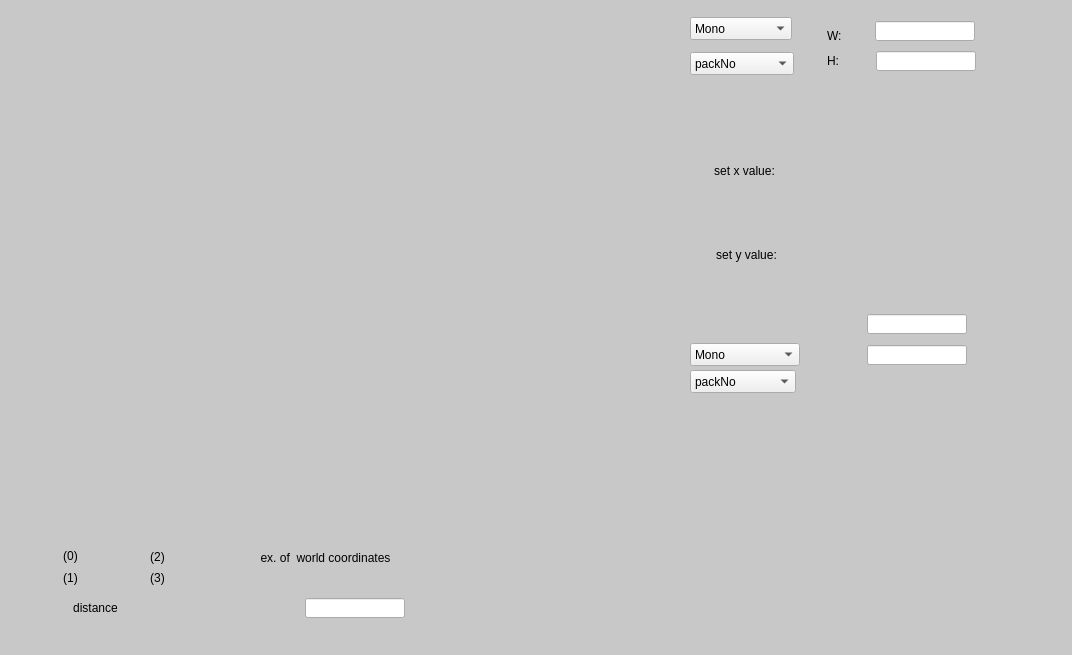
<?xml version="1.0" encoding="UTF-8"?>
<ui version="4.0">
 <class>MainWindow</class>
 <widget class="QMainWindow" name="MainWindow">
  <property name="geometry">
   <rect>
    <x>0</x>
    <y>0</y>
    <width>1072</width>
    <height>655</height>
   </rect>
  </property>
  <property name="styleSheet">
   <string>

QWidget#centralWidget {background: rgb(200, 200, 200);}

caTable {
        
       background: cornsilk;
       alternate-background-color: wheat;
}

caLineEdit {
     border-radius: 1px;
     background: lightyellow;
     color: black;
 }

caTextEntry {
    color: rgb(127, 0, 63);
    background-color: cornsilk;
    selection-color: #0a214c;
    selection-background-color: wheat;
    border: 1px groove black;
    border-radius: 1px;
    padding: 1px;
}

caTextEntry:focus {
    padding: 0px;
    border: 2px groove darkred;
    border-radius: 1px;
}

 
QPushButton {
      border-color: #00b;
      border-radius: 2px;
      padding: 3px;
      border-width: 1px;

	background: qlineargradient(spread:pad, x1:0, y1:0, x2:0, y2:1,
						   stop:0   rgba(224, 239, 255, 255),
						   stop:0.5 rgba(199, 215, 230, 255),
						   stop:1   rgba(184, 214, 236, 255));
}
QPushButton:hover {
	background: qlineargradient(spread:pad, x1:0, y1:0, x2:0, y2:1,
						stop:0   rgba(201, 226, 255, 255),
						stop:0.5 rgba(177, 204, 230, 255),
						stop:1   rgba(163, 205, 236, 255));
}
QPushButton:pressed {
	background: qlineargradient(spread:pad, x1:0, y1:0, x2:0, y2:1,
						stop:0   rgba(174, 219, 255, 255),
						stop:0.5 rgba(165, 199, 230, 255),
						stop:1   rgba(134, 188, 236, 255));
}

QPushButton:disabled {
	background: qlineargradient(spread:pad, x1:0, y1:0, x2:0, y2:1,
						stop:0   rgba(174, 219, 255, 255),
						stop:0.5 rgba(165, 199, 230, 255),
						stop:1   rgba(134, 188, 236, 255));
}

caChoice {
      background: qlineargradient(x1: 0, y1: 0, x2: 0, y2: 1,
                                  stop: 0 #E1E1E1, stop: 0.4 #DDDDDD,
                                  stop: 0.5 #D8D8D8, stop: 1.0 #D3D3D3);
}

  

caSlider::groove:horizontal {
border: 1px solid #bbb;
background: lightgrey;
height: 20px;
border-radius: 4px;
}

caSlider::handle:horizontal {
background: red;
border: 1px solid #777;
width: 13px;
margin-top: -2px;
margin-bottom: -2px;
border-radius: 2px;
}



</string>
  </property>
  <widget class="QWidget" name="centralWidget">
   <widget class="caFrame" name="caFrame_35">
    <property name="geometry">
     <rect>
      <x>1428</x>
      <y>785</y>
      <width>122</width>
      <height>62</height>
     </rect>
    </property>
   </widget>
   <widget class="caFrame" name="caframe">
    <property name="geometry">
     <rect>
      <x>8</x>
      <y>13</y>
      <width>676</width>
      <height>619</height>
     </rect>
    </property>
    <property name="backgroundMode">
     <enum>caFrame::Filled</enum>
    </property>
    <widget class="caCamera" name="cacamera">
     <property name="geometry">
      <rect>
       <x>24</x>
       <y>14</y>
       <width>652</width>
       <height>490</height>
      </rect>
     </property>
     <property name="channelData" stdset="0">
      <string notr="true">ACM:PICTURE</string>
     </property>
     <property name="channelWidth" stdset="0">
      <string notr="true">ACM:PICTURE:WIDTH</string>
     </property>
     <property name="channelHeight" stdset="0">
      <string notr="true">ACM:PICTURE:HEIGHT</string>
     </property>
     <property name="simpleZoomedView" stdset="0">
      <bool>false</bool>
     </property>
     <property name="Zoom" stdset="0">
      <enum>caCamera::Yes</enum>
     </property>
     <property name="automaticLevels" stdset="0">
      <bool>true</bool>
     </property>
     <property name="minLevel">
      <string notr="true">800</string>
     </property>
     <property name="maxLevel">
      <string notr="true">4500</string>
     </property>
     <property name="colorMode" stdset="0">
      <enum>caCamera::RGB1_CA</enum>
     </property>
     <property name="packMode" stdset="0">
      <enum>caCamera::MSB12Bit</enum>
     </property>
     <property name="showComboBoxes">
      <bool>true</bool>
     </property>
     <property name="ColorMap" stdset="0">
      <enum>caCamera::as_is</enum>
     </property>
     <property name="ROI_readChannels" stdset="0">
      <string>FIGX;FIGY;FIGW;FIGH</string>
     </property>
     <property name="ROI_readmarkerType" stdset="0">
      <enum>caCamera::box_crosshairs</enum>
     </property>
     <property name="ROI_readType" stdset="0">
      <enum>caCamera::xy_only</enum>
     </property>
     <property name="ROI_writeChannels" stdset="0">
      <string notr="true">FIGX;FIGY;FIGW;FIGH;</string>
     </property>
     <property name="ROI_writemarkerType" stdset="0">
      <enum>caCamera::box_crosshairs</enum>
     </property>
     <property name="ROI_writeType" stdset="0">
      <enum>caCamera::xy_only</enum>
     </property>
    </widget>
    <widget class="caCalc" name="cacalc_10">
     <property name="geometry">
      <rect>
       <x>87</x>
       <y>555</y>
       <width>41</width>
       <height>16</height>
      </rect>
     </property>
     <property name="variable">
      <string notr="true">FIGY</string>
     </property>
    </widget>
    <widget class="caLineEdit" name="calineedit_24">
     <property name="geometry">
      <rect>
       <x>297</x>
       <y>585</y>
       <width>100</width>
       <height>20</height>
      </rect>
     </property>
     <property name="channel" stdset="0">
      <string notr="true">ACM:MOTOR</string>
     </property>
    </widget>
    <widget class="caLabel" name="calabel_28">
     <property name="geometry">
      <rect>
       <x>47</x>
       <y>533</y>
       <width>31</width>
       <height>20</height>
      </rect>
     </property>
     <property name="text">
      <string>(0)</string>
     </property>
     <property name="alignment">
      <set>Qt::AlignCenter</set>
     </property>
     <property name="background">
      <color alpha="0">
       <red>160</red>
       <green>160</green>
       <blue>164</blue>
      </color>
     </property>
    </widget>
    <widget class="caChoice" name="cachoice_14">
     <property name="geometry">
      <rect>
       <x>456</x>
       <y>539</y>
       <width>62</width>
       <height>68</height>
      </rect>
     </property>
     <property name="channel" stdset="0">
      <string notr="true">ACM:PICTURE:CAMERA</string>
     </property>
     <property name="background">
      <color>
       <red>176</red>
       <green>176</green>
       <blue>176</blue>
      </color>
     </property>
     <property name="alignment">
      <enum>caChoice::center</enum>
     </property>
     <property name="colorMode">
      <enum>caChoice::Static</enum>
     </property>
     <property name="stackingMode" stdset="0">
      <enum>caChoice::Row</enum>
     </property>
     <property name="endBit">
      <number>1</number>
     </property>
    </widget>
    <widget class="caCalc" name="cacalc_11">
     <property name="geometry">
      <rect>
       <x>167</x>
       <y>535</y>
       <width>41</width>
       <height>16</height>
      </rect>
     </property>
     <property name="variable">
      <string notr="true">FIGW</string>
     </property>
    </widget>
    <widget class="caLabel" name="calabel_33">
     <property name="geometry">
      <rect>
       <x>57</x>
       <y>585</y>
       <width>61</width>
       <height>20</height>
      </rect>
     </property>
     <property name="text">
      <string>distance</string>
     </property>
     <property name="alignment">
      <set>Qt::AlignCenter</set>
     </property>
     <property name="background">
      <color alpha="0">
       <red>160</red>
       <green>160</green>
       <blue>164</blue>
      </color>
     </property>
    </widget>
    <widget class="caCalc" name="cacalc_9">
     <property name="geometry">
      <rect>
       <x>87</x>
       <y>535</y>
       <width>41</width>
       <height>16</height>
      </rect>
     </property>
     <property name="variable">
      <string notr="true">FIGX</string>
     </property>
    </widget>
    <widget class="caLabel" name="calabel_31">
     <property name="geometry">
      <rect>
       <x>134</x>
       <y>555</y>
       <width>31</width>
       <height>20</height>
      </rect>
     </property>
     <property name="text">
      <string>(3)</string>
     </property>
     <property name="alignment">
      <set>Qt::AlignCenter</set>
     </property>
     <property name="background">
      <color alpha="0">
       <red>160</red>
       <green>160</green>
       <blue>164</blue>
      </color>
     </property>
    </widget>
    <widget class="caCalc" name="cacalc_16">
     <property name="geometry">
      <rect>
       <x>127</x>
       <y>586</y>
       <width>91</width>
       <height>16</height>
      </rect>
     </property>
     <property name="variable">
      <string notr="true">myPython3</string>
     </property>
     <property name="calc">
      <string notr="true">%P/
#!/usr/bin/python
def PythonCalc(a, b, c, d):
	import decimal, math, sys
	e = pow(int(c-a),2)
	f =  pow(int(d-b),2)
	try:
		return  pow(e+f, 0.5)
	except:
		return float('NaN')
/
</string>
     </property>
     <property name="channel" stdset="0">
      <string notr="true">FIGX</string>
     </property>
     <property name="channelB">
      <string notr="true">FIGY</string>
     </property>
     <property name="channelC">
      <string notr="true">FIGW</string>
     </property>
     <property name="channelD">
      <string notr="true">FIGH</string>
     </property>
    </widget>
    <widget class="caCalc" name="cacalc_13">
     <property name="geometry">
      <rect>
       <x>237</x>
       <y>555</y>
       <width>41</width>
       <height>16</height>
      </rect>
     </property>
     <property name="variable">
      <string notr="true">FIGXW</string>
     </property>
     <property name="calc">
      <string notr="true">2*A</string>
     </property>
     <property name="channel" stdset="0">
      <string notr="true">FIGX</string>
     </property>
    </widget>
    <widget class="caCalc" name="cacalc_14">
     <property name="geometry">
      <rect>
       <x>237</x>
       <y>575</y>
       <width>41</width>
       <height>16</height>
      </rect>
     </property>
     <property name="variable">
      <string notr="true">FIGYW</string>
     </property>
     <property name="calc">
      <string notr="true">2*A</string>
     </property>
     <property name="channel" stdset="0">
      <string notr="true">FIGY</string>
     </property>
    </widget>
    <widget class="caLabel" name="calabel_32">
     <property name="geometry">
      <rect>
       <x>237</x>
       <y>535</y>
       <width>161</width>
       <height>20</height>
      </rect>
     </property>
     <property name="text">
      <string>ex. of  world coordinates</string>
     </property>
     <property name="alignment">
      <set>Qt::AlignCenter</set>
     </property>
     <property name="background">
      <color alpha="0">
       <red>160</red>
       <green>160</green>
       <blue>164</blue>
      </color>
     </property>
    </widget>
    <widget class="caLabel" name="calabel_29">
     <property name="geometry">
      <rect>
       <x>47</x>
       <y>555</y>
       <width>31</width>
       <height>20</height>
      </rect>
     </property>
     <property name="text">
      <string>(1)</string>
     </property>
     <property name="alignment">
      <set>Qt::AlignCenter</set>
     </property>
     <property name="background">
      <color alpha="0">
       <red>160</red>
       <green>160</green>
       <blue>164</blue>
      </color>
     </property>
    </widget>
    <widget class="caCalc" name="cacalc_12">
     <property name="geometry">
      <rect>
       <x>167</x>
       <y>555</y>
       <width>41</width>
       <height>16</height>
      </rect>
     </property>
     <property name="variable">
      <string notr="true">FIGH</string>
     </property>
    </widget>
    <widget class="caLabel" name="calabel_30">
     <property name="geometry">
      <rect>
       <x>134</x>
       <y>534</y>
       <width>31</width>
       <height>20</height>
      </rect>
     </property>
     <property name="text">
      <string>(2)</string>
     </property>
     <property name="alignment">
      <set>Qt::AlignCenter</set>
     </property>
     <property name="background">
      <color alpha="0">
       <red>160</red>
       <green>160</green>
       <blue>164</blue>
      </color>
     </property>
    </widget>
    <widget class="caCalc" name="cacalc_15">
     <property name="geometry">
      <rect>
       <x>297</x>
       <y>555</y>
       <width>71</width>
       <height>21</height>
      </rect>
     </property>
     <property name="variable">
      <string notr="true">ACM:MOTOR</string>
     </property>
     <property name="calc">
      <string notr="true">A</string>
     </property>
     <property name="channel" stdset="0">
      <string notr="true">myPython3</string>
     </property>
    </widget>
   </widget>
   <widget class="QComboBox" name="comboBox">
    <property name="geometry">
     <rect>
      <x>690</x>
      <y>17</y>
      <width>102</width>
      <height>23</height>
     </rect>
    </property>
    <item>
     <property name="text">
      <string>Mono</string>
     </property>
    </item>
    <item>
     <property name="text">
      <string>RGB1_CA</string>
     </property>
    </item>
    <item>
     <property name="text">
      <string>RGB2_CA</string>
     </property>
    </item>
    <item>
     <property name="text">
      <string>RGB3_CA</string>
     </property>
    </item>
    <item>
     <property name="text">
      <string>BayerRG_8</string>
     </property>
    </item>
    <item>
     <property name="text">
      <string>BayerGB_8</string>
     </property>
    </item>
    <item>
     <property name="text">
      <string>BayerGR_8</string>
     </property>
    </item>
    <item>
     <property name="text">
      <string>BayerBG_8</string>
     </property>
    </item>
    <item>
     <property name="text">
      <string>BayerRG_12</string>
     </property>
    </item>
    <item>
     <property name="text">
      <string>BayerGB_12</string>
     </property>
    </item>
    <item>
     <property name="text">
      <string>BayerGR_12</string>
     </property>
    </item>
    <item>
     <property name="text">
      <string>BayerBG_12</string>
     </property>
    </item>
    <item>
     <property name="text">
      <string>RGB_8</string>
     </property>
    </item>
    <item>
     <property name="text">
      <string>BGR_8</string>
     </property>
    </item>
    <item>
     <property name="text">
      <string>RGBA_8</string>
     </property>
    </item>
    <item>
     <property name="text">
      <string>BRGA_8</string>
     </property>
    </item>
    <item>
     <property name="text">
      <string>RGB12</string>
     </property>
    </item>
    <item>
     <property name="text">
      <string>YUV444</string>
     </property>
    </item>
    <item>
     <property name="text">
      <string>YUV422</string>
     </property>
    </item>
    <item>
     <property name="text">
      <string>YUV411</string>
     </property>
    </item>
    <item>
     <property name="text">
      <string>YUV421</string>
     </property>
    </item>
   </widget>
   <widget class="QComboBox" name="comboBox_2">
    <property name="geometry">
     <rect>
      <x>690</x>
      <y>52</y>
      <width>104</width>
      <height>23</height>
     </rect>
    </property>
    <item>
     <property name="text">
      <string>packNo</string>
     </property>
    </item>
    <item>
     <property name="text">
      <string>MSB12Bit</string>
     </property>
    </item>
    <item>
     <property name="text">
      <string>LSB12Bit</string>
     </property>
    </item>
    <item>
     <property name="text">
      <string>Reversed</string>
     </property>
    </item>
   </widget>
   <widget class="caLineEdit" name="calineedit">
    <property name="geometry">
     <rect>
      <x>875</x>
      <y>21</y>
      <width>100</width>
      <height>20</height>
     </rect>
    </property>
    <property name="channel" stdset="0">
     <string notr="true">ACM:PICTURE:WIDTH</string>
    </property>
   </widget>
   <widget class="caLineEdit" name="calineedit_2">
    <property name="geometry">
     <rect>
      <x>876</x>
      <y>51</y>
      <width>100</width>
      <height>20</height>
     </rect>
    </property>
    <property name="channel" stdset="0">
     <string notr="true">ACM:PICTURE:HEIGHT</string>
    </property>
   </widget>
   <widget class="caCamera" name="cacamera_2">
    <property name="geometry">
     <rect>
      <x>690</x>
      <y>400</y>
      <width>294</width>
      <height>229</height>
     </rect>
    </property>
    <property name="channelData" stdset="0">
     <string notr="true">ACM:PICTURE</string>
    </property>
    <property name="channelWidth" stdset="0">
     <string notr="true">ACM:PICTURE:WIDTH</string>
    </property>
    <property name="channelHeight" stdset="0">
     <string notr="true">ACM:PICTURE:HEIGHT</string>
    </property>
    <property name="simpleZoomedView" stdset="0">
     <bool>true</bool>
    </property>
    <property name="Zoom" stdset="0">
     <enum>caCamera::Yes</enum>
    </property>
    <property name="automaticLevels" stdset="0">
     <bool>true</bool>
    </property>
    <property name="minLevel">
     <string notr="true">800</string>
    </property>
    <property name="maxLevel">
     <string notr="true">4500</string>
    </property>
    <property name="colorMode" stdset="0">
     <enum>caCamera::YUV422</enum>
    </property>
    <property name="packMode" stdset="0">
     <enum>caCamera::MSB12Bit</enum>
    </property>
    <property name="ColorMap" stdset="0">
     <enum>caCamera::as_is</enum>
    </property>
    <property name="ROI_readChannels" stdset="0">
     <string>FIGX;FIGY;FIGW;FIGH</string>
    </property>
    <property name="ROI_readmarkerType" stdset="0">
     <enum>caCamera::box_crosshairs</enum>
    </property>
    <property name="ROI_readType" stdset="0">
     <enum>caCamera::xycenter_width_height</enum>
    </property>
    <property name="ROI_writeChannels" stdset="0">
     <string notr="true">FIGX;FIGY;FIGW;FIGH;</string>
    </property>
    <property name="ROI_writemarkerType" stdset="0">
     <enum>caCamera::box</enum>
    </property>
    <property name="ROI_writeType" stdset="0">
     <enum>caCamera::xycenter_width_height</enum>
    </property>
   </widget>
   <widget class="QComboBox" name="comboBox_3">
    <property name="geometry">
     <rect>
      <x>690</x>
      <y>343</y>
      <width>110</width>
      <height>23</height>
     </rect>
    </property>
    <item>
     <property name="text">
      <string>Mono</string>
     </property>
    </item>
    <item>
     <property name="text">
      <string>RGB1_CA</string>
     </property>
    </item>
    <item>
     <property name="text">
      <string>RGB2_CA</string>
     </property>
    </item>
    <item>
     <property name="text">
      <string>RGB3_CA</string>
     </property>
    </item>
    <item>
     <property name="text">
      <string>BayerRG_8</string>
     </property>
    </item>
    <item>
     <property name="text">
      <string>BayerGB_8</string>
     </property>
    </item>
    <item>
     <property name="text">
      <string>BayerGR_8</string>
     </property>
    </item>
    <item>
     <property name="text">
      <string>BayerBG_8</string>
     </property>
    </item>
    <item>
     <property name="text">
      <string>BayerRG_12</string>
     </property>
    </item>
    <item>
     <property name="text">
      <string>BayerGB_12</string>
     </property>
    </item>
    <item>
     <property name="text">
      <string>BayerGR_12</string>
     </property>
    </item>
    <item>
     <property name="text">
      <string>BayerBG_12</string>
     </property>
    </item>
    <item>
     <property name="text">
      <string>RGB_8</string>
     </property>
    </item>
    <item>
     <property name="text">
      <string>BGR_8</string>
     </property>
    </item>
    <item>
     <property name="text">
      <string>RGBA_8</string>
     </property>
    </item>
    <item>
     <property name="text">
      <string>BRGA_8</string>
     </property>
    </item>
    <item>
     <property name="text">
      <string>RGB12</string>
     </property>
    </item>
    <item>
     <property name="text">
      <string>YUV444</string>
     </property>
    </item>
    <item>
     <property name="text">
      <string>YUV422</string>
     </property>
    </item>
    <item>
     <property name="text">
      <string>YUV411</string>
     </property>
    </item>
    <item>
     <property name="text">
      <string>YUV421</string>
     </property>
    </item>
   </widget>
   <widget class="QComboBox" name="comboBox_4">
    <property name="geometry">
     <rect>
      <x>690</x>
      <y>370</y>
      <width>106</width>
      <height>23</height>
     </rect>
    </property>
    <item>
     <property name="text">
      <string>packNo</string>
     </property>
    </item>
    <item>
     <property name="text">
      <string>MSB12Bit</string>
     </property>
    </item>
    <item>
     <property name="text">
      <string>LSB12Bit</string>
     </property>
    </item>
    <item>
     <property name="text">
      <string>Reversed</string>
     </property>
    </item>
   </widget>
   <widget class="caLabel" name="calabel_2">
    <property name="geometry">
     <rect>
      <x>827</x>
      <y>22</y>
      <width>40</width>
      <height>28</height>
     </rect>
    </property>
    <property name="text">
     <string>W:</string>
    </property>
   </widget>
   <widget class="caLabel" name="calabel_3">
    <property name="geometry">
     <rect>
      <x>827</x>
      <y>47</y>
      <width>40</width>
      <height>28</height>
     </rect>
    </property>
    <property name="text">
     <string>H:</string>
    </property>
   </widget>
   <widget class="caApplyNumeric" name="caapplynumeric">
    <property name="geometry">
     <rect>
      <x>816</x>
      <y>138</y>
      <width>175</width>
      <height>62</height>
     </rect>
    </property>
    <property name="integerDigits" stdset="0">
     <number>6</number>
    </property>
    <property name="decimalDigits" stdset="0">
     <number>0</number>
    </property>
    <property name="channel" stdset="0">
     <string notr="true">roi:x</string>
    </property>
    <property name="precisionMode">
     <enum>caApplyNumeric::User</enum>
    </property>
    <property name="fixedFormat">
     <bool>true</bool>
    </property>
    <property name="limitsMode">
     <enum>caApplyNumeric::User</enum>
    </property>
    <property name="minValue">
     <double>0.000000000000000</double>
    </property>
   </widget>
   <widget class="caApplyNumeric" name="caapplynumeric_2">
    <property name="geometry">
     <rect>
      <x>817</x>
      <y>220</y>
      <width>175</width>
      <height>62</height>
     </rect>
    </property>
    <property name="integerDigits" stdset="0">
     <number>6</number>
    </property>
    <property name="decimalDigits" stdset="0">
     <number>0</number>
    </property>
    <property name="channel" stdset="0">
     <string notr="true">roi:y</string>
    </property>
    <property name="precisionMode">
     <enum>caApplyNumeric::User</enum>
    </property>
    <property name="fixedFormat">
     <bool>true</bool>
    </property>
    <property name="limitsMode">
     <enum>caApplyNumeric::User</enum>
    </property>
    <property name="minValue">
     <double>0.000000000000000</double>
    </property>
   </widget>
   <widget class="caLabel" name="calabel_34">
    <property name="geometry">
     <rect>
      <x>696</x>
      <y>156</y>
      <width>97</width>
      <height>30</height>
     </rect>
    </property>
    <property name="text">
     <string>set x value:</string>
    </property>
    <property name="alignment">
     <set>Qt::AlignCenter</set>
    </property>
    <property name="background">
     <color alpha="0">
      <red>160</red>
      <green>160</green>
      <blue>164</blue>
     </color>
    </property>
   </widget>
   <widget class="caLabel" name="calabel_35">
    <property name="geometry">
     <rect>
      <x>698</x>
      <y>240</y>
      <width>97</width>
      <height>30</height>
     </rect>
    </property>
    <property name="text">
     <string>set y value:</string>
    </property>
    <property name="alignment">
     <set>Qt::AlignCenter</set>
    </property>
    <property name="background">
     <color alpha="0">
      <red>160</red>
      <green>160</green>
      <blue>164</blue>
     </color>
    </property>
   </widget>
   <widget class="caLineEdit" name="calineedit_25">
    <property name="geometry">
     <rect>
      <x>867</x>
      <y>314</y>
      <width>100</width>
      <height>20</height>
     </rect>
    </property>
    <property name="channel" stdset="0">
     <string notr="true">roi:x</string>
    </property>
   </widget>
   <widget class="caLineEdit" name="calineedit_26">
    <property name="geometry">
     <rect>
      <x>867</x>
      <y>345</y>
      <width>100</width>
      <height>20</height>
     </rect>
    </property>
    <property name="channel" stdset="0">
     <string notr="true">roi:y</string>
    </property>
   </widget>
  </widget>
 </widget>
 <customwidgets>
  <customwidget>
   <class>caApplyNumeric</class>
   <extends>QWidget</extends>
   <header>caApplyNumeric</header>
  </customwidget>
  <customwidget>
   <class>caChoice</class>
   <extends>QWidget</extends>
   <header>caChoice</header>
  </customwidget>
  <customwidget>
   <class>caFrame</class>
   <extends>QFrame</extends>
   <header>caFrame</header>
   <container>1</container>
  </customwidget>
  <customwidget>
   <class>caLabel</class>
   <extends>QLabel</extends>
   <header>caLabel</header>
  </customwidget>
  <customwidget>
   <class>caLineEdit</class>
   <extends>QLineEdit</extends>
   <header>caLineEdit</header>
  </customwidget>
  <customwidget>
   <class>caCamera</class>
   <extends>QWidget</extends>
   <header>caCamera</header>
  </customwidget>
  <customwidget>
   <class>caCalc</class>
   <extends>QLabel</extends>
   <header>caCalc</header>
  </customwidget>
 </customwidgets>
 <resources/>
 <connections>
  <connection>
   <sender>comboBox_2</sender>
   <signal>activated(QString)</signal>
   <receiver>cacamera</receiver>
   <slot>setPackingmodeStr(QString)</slot>
   <hints>
    <hint type="sourcelabel">
     <x>730</x>
     <y>64</y>
    </hint>
    <hint type="destinationlabel">
     <x>578</x>
     <y>164</y>
    </hint>
   </hints>
  </connection>
  <connection>
   <sender>comboBox</sender>
   <signal>activated(QString)</signal>
   <receiver>cacamera</receiver>
   <slot>setDecodemodeStr(QString)</slot>
   <hints>
    <hint type="sourcelabel">
     <x>743</x>
     <y>33</y>
    </hint>
    <hint type="destinationlabel">
     <x>592</x>
     <y>133</y>
    </hint>
   </hints>
  </connection>
  <connection>
   <sender>cacalc_9</sender>
   <signal>changeValue(double)</signal>
   <receiver>caapplynumeric</receiver>
   <slot>UpdateDisplayedValue(double)</slot>
   <hints>
    <hint type="sourcelabel">
     <x>131</x>
     <y>557</y>
    </hint>
    <hint type="destinationlabel">
     <x>855</x>
     <y>169</y>
    </hint>
   </hints>
  </connection>
  <connection>
   <sender>comboBox</sender>
   <signal>activated(QString)</signal>
   <receiver>cacamera_2</receiver>
   <slot>setDecodemodeStr(QString)</slot>
   <hints>
    <hint type="sourcelabel">
     <x>765</x>
     <y>31</y>
    </hint>
    <hint type="destinationlabel">
     <x>966</x>
     <y>414</y>
    </hint>
   </hints>
  </connection>
  <connection>
   <sender>comboBox_2</sender>
   <signal>activated(QString)</signal>
   <receiver>cacamera_2</receiver>
   <slot>setPackingmodeStr(QString)</slot>
   <hints>
    <hint type="sourcelabel">
     <x>765</x>
     <y>66</y>
    </hint>
    <hint type="destinationlabel">
     <x>823</x>
     <y>430</y>
    </hint>
   </hints>
  </connection>
  <connection>
   <sender>cacalc_10</sender>
   <signal>changeValue(double)</signal>
   <receiver>caapplynumeric_2</receiver>
   <slot>UpdateDisplayedValue(double)</slot>
   <hints>
    <hint type="sourcelabel">
     <x>102</x>
     <y>579</y>
    </hint>
    <hint type="destinationlabel">
     <x>857</x>
     <y>251</y>
    </hint>
   </hints>
  </connection>
 </connections>
</ui>
